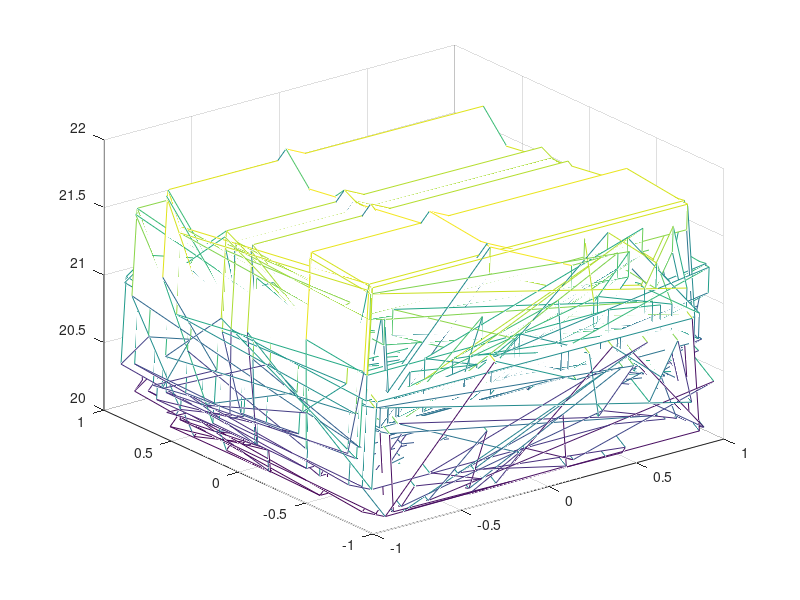

MATLAB code for this plot:
clear
clc
%% orginal data
x1=-1+(2).*rand(1,50);
x2=-1+(2).*rand(1,50);

for i=1:50
    for j=1:50
        swarm{i,j}=[x1(i),x2(j)];
        y1(i,j)=swarm{i,j}(1).^2+10;
        y2(i,j)=swarm{i,j}(2).^2+10;
    end
end
y=y1+y2;
figure(2);
mesh(x1,x2,y);

%% initialization

maxIter = 200;                          % maximum number of iterations
inertia = 1;                           % W
correction_factor = 2.0;               % c1,c2
swarmV=cell(50,50);                    % set initial velocity for particles
swarmPbest=cell(50,50);                % Pbest position
Gbest=1000;
for i=1:50
    for j=1:50
        swarmV{i,j}=[0,0];             %initial Velocity
        swarmPbest{i,j}=swarm{i,j};    %initial Pbest position
        Pbest(i,j)=1000;               %initial Pbest distance
    end
end
